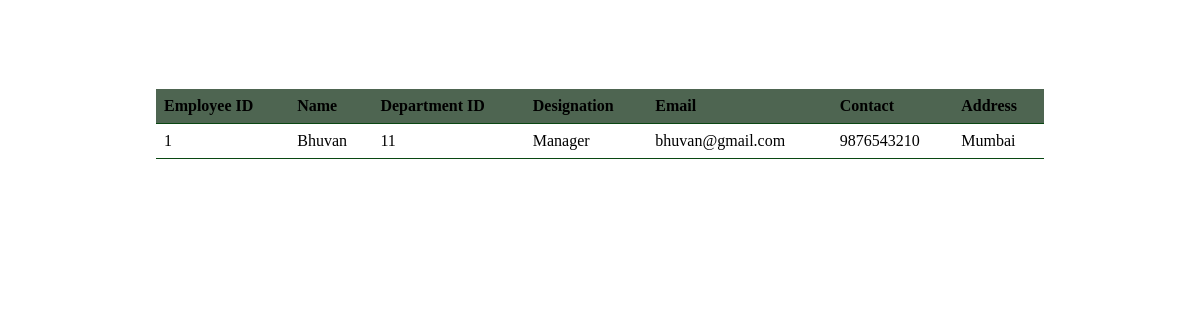
Page /employees on the earlier database version.
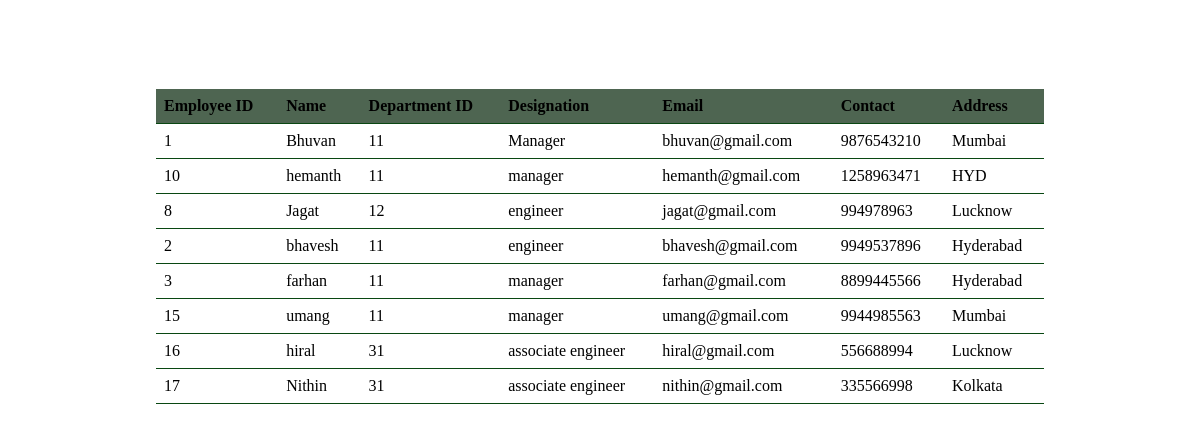
Same page on the later database version.
### tables this page shows
CREATE TABLE employee_details(eid int primary key , ename varchar(45), dptid int , designation varchar(45), emailid varchar(45), contact_no longint ,address varchar(50));

### app.py (the view)
@app.route('/employees',methods = ['GET','POST'])
def show_employees():
    emp = employee()
    data = emp.show_employees()
    return render_template('showemployees.html',employees = data)

### employee_details.py (called while the page is built)
    def show_employees(self):
        conn = sqlite3.connect('PMS.db')
        cur = conn.cursor()
        cur.execute("select * from employee_details")
        data = []
        for i in cur.fetchall():
            context = {}
            context['eid']=i[0]
            context['ename']=i[1]
            context['dptid']=i[2]
            context['designation']=i[3]
            context['emailid']=i[4]
            context['contact_no']=i[5]
            context['address']=i[6]
            data.append(context)
        return data

### templates/showemployees.html (shortened to what this page needs)
<!DOCTYPE html>
<html>
<head>
</head>
<body>
    <table>
        <thead>
            <tr>
                <th>Employee ID</th>
                <th>Name</th>
                <th>Department ID</th>
                <th>Designation</th>
                <th>Email</th>
                <th>Contact</th>
                <th>Address</th>
            </tr>
        </thead>
        <tbody>
            {% for employee in employees %}
                <tr>
                    <td>{{ employee.eid }}</td>
                    <td>{{ employee.ename }}</td>
                    <td>{{ employee.dptid }}</td>
                    <td>{{ employee.designation }}</td>
                    <td>{{ employee.emailid }}</td>
                    <td>{{ employee.contact_no }}</td>
                    <td>{{ employee.address }}</td>
                </tr>
            {% endfor %}
        </tbody>
    </table>
</body>
</html>

### templates/showemployees.html (style rules this page uses)
table { border-collapse: collapse; width: 75%; text-align: center; margin-top: 7.5%; margin-bottom: auto; margin-left: auto; margin-right: auto; table-layout: auto; }
th, td { padding: 8px; text-align: left; border-bottom: 1px solid #094712; }
th { background-color: hsl(128, 13%, 35%); }

Differences in the rows shown:
added employee_details: eid "10", ename "hemanth", dptid "11", designation "manager", emailid "hemanth@gmail.com", contact_no "1258963471", address "HYD"
added employee_details: eid "8", ename "Jagat", dptid "12", designation "engineer", emailid "jagat@gmail.com", contact_no "994978963", address "Lucknow"
added employee_details: eid "2", ename "bhavesh", dptid "11", designation "engineer", emailid "bhavesh@gmail.com", contact_no "9949537896", address "Hyderabad"
added employee_details: eid "3", ename "farhan", dptid "11", designation "manager", emailid "farhan@gmail.com", contact_no "8899445566", address "Hyderabad"
added employee_details: eid "15", ename "umang", dptid "11", designation "manager", emailid "umang@gmail.com", contact_no "9944985563", address "Mumbai"
added employee_details: eid "16", ename "hiral", dptid "31", designation "associate engineer", emailid "hiral@gmail.com", contact_no "556688994", address "Lucknow"
added employee_details: eid "17", ename "Nithin", dptid "31", designation "associate engineer", emailid "nithin@gmail.com", contact_no "335566998", address "Kolkata"
